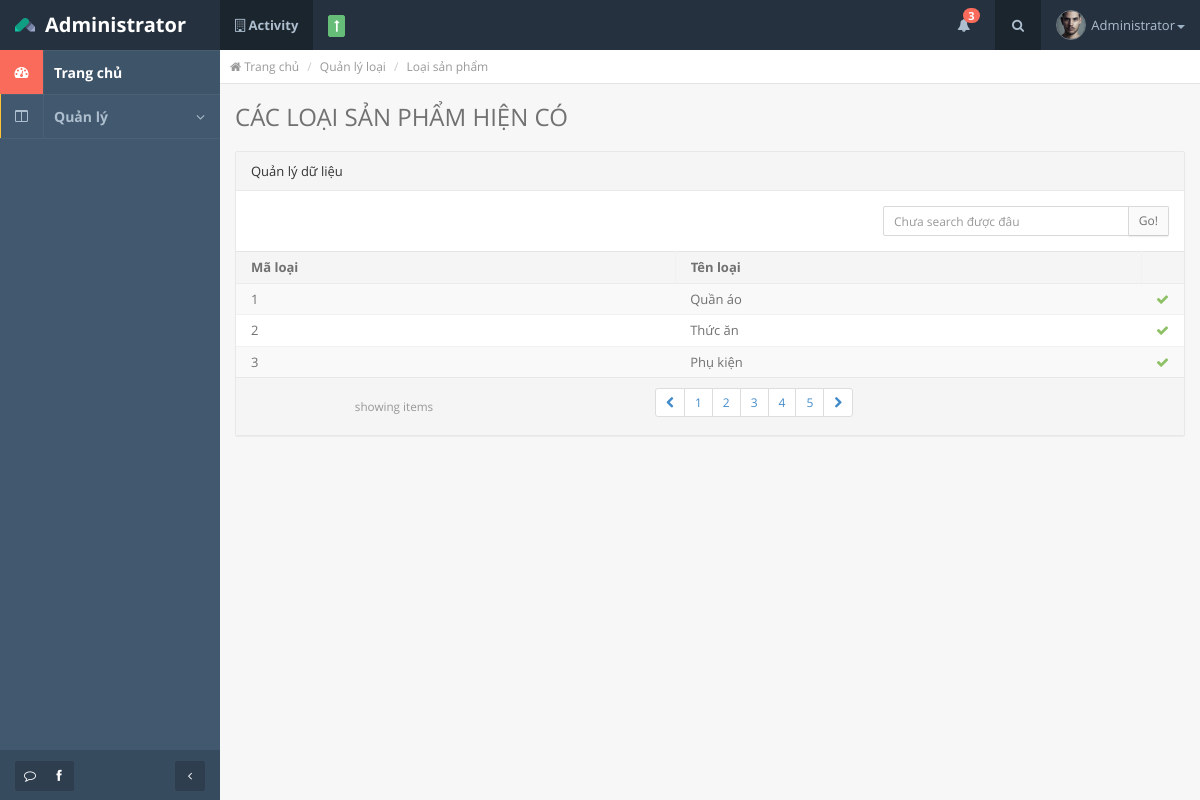
/doghome3/index.php/sanpham/xemloaisp, run on the app's committed database.
### tables this page shows
CREATE TABLE `category` (
  `CAT_ID` int(11) NOT NULL,
  `CAT_NAME` varchar(100) DEFAULT NULL,
  `CAT_AVA` text NOT NULL
);

### doghome3/application/controllers/sanpham.php (called while the page is built, shortened)
<?php
class Sanpham extends CI_Controller {
	public function xemloaisp()
	{
		$this->load->model('model_sanpham');
		$databill = $this->model_sanpham->getloai_sql();
		$databill = array('mangsp' => $databill);
		$this->load->view('loaisanpham',$databill);
	}
}

### doghome3/index.php (called while the page is built, shortened)
<?php
require_once BASEPATH.'core/CodeIgniter.php';

### doghome3/application/models/model_sanpham.php (called while the page is built, shortened)
<?php if ( ! defined('BASEPATH')) exit('No direct script access allowed');
class Model_sanpham extends CI_Model {
	public function getloai_sql()
	{
		$this->db->select('*');
		$data = $this->db->get('category');
		$data = $data->result_array();
		return $data;
	}
}

### doghome3/application/views/loaisanpham.php (the view, shortened to what this page needs)
<!DOCTYPE html>
<html lang="en" class="app">
<head>
  <link rel="stylesheet" href="<?= base_url() ?>css/bootstrap.css" type="text/css" />
  <link rel="stylesheet" href="<?= base_url() ?>css/animate.css" type="text/css" />
  <link rel="stylesheet" href="<?= base_url() ?>css/font-awesome.min.css" type="text/css" />
  <link rel="stylesheet" href="<?= base_url() ?>css/font.css" type="text/css" />
  <link rel="stylesheet" href="<?= base_url() ?>js/datatables/datatables.css" type="text/css"/>
  <link rel="stylesheet" href="<?= base_url() ?>css/app.css" type="text/css" />
</head>
<body>
  <section class="vbox">
    <?php
      include('include/header.php');
    ?>
    <section>
      <section class="hbox stretch">
        <?php
          include('include/siderbar.php');
        ?>
        <section id="content">
          <section class="vbox">
            <section class="scrollable padder">
              <ul class="breadcrumb no-border no-radius b-b b-light pull-in">
                <li><a href="<?= base_url() ?>"><i class="fa fa-home"></i> Trang chủ</a></li>
                <li><a href="#">Quản lý loại</a></li>
                <li class="active">Loại sản phẩm</li>
              </ul>
              <div class="m-b-md">
                <h3 class="m-b-none">CÁC LOẠI SẢN PHẨM HIỆN CÓ</h3>
              </div>
               <section class="panel panel-default">
                <header class="panel-heading">
                  Quản lý dữ liệu
                </header>
                <div class="row wrapper">
                  <div class="col-sm-8">
                  </div>
                  <div class="col-sm-4">
                    <div class="input-group">
                      <input type="text" class="input-sm form-control" placeholder="Chưa search được đâu">
                      <span class="input-group-btn">
                        <button class="btn btn-sm btn-default" type="button">Go!</button>
                      </span>
                    </div>
                  </div>
                </div>
                <div class="table-responsive">
                  <table class="table table-striped b-t b-light">
                    <thead>
                      <tr>
                        <th>Mã loại</th>
                        <th>Tên loại</th>
                        <th width="30"></th>
                      </tr>
                    </thead>
                    <tbody>
                      <?php foreach ($mangsp as $data): ?>
                      <tr>
                        <td><?= $data['CAT_ID'] ?></td>
                        <td><?= $data['CAT_NAME'] ?></td>
                        <td>
                          <a href="#" class="active" data-toggle="class"><i class="fa fa-times text-danger text"></i><i class="fa fa-check text-success text-active"></i></a>
                        </td>
                        <?php endforeach ?>
                    </tbody>
                  </table>
                </div>
                <footer class="panel-footer">
                  <div class="row">
                    <div class="col-sm-4 text-center">
                      <small class="text-muted inline m-t-sm m-b-sm">showing items</small>
                    </div>
                    <div class="col-sm-4 text-right text-center-xs">
                      <ul class="pagination pagination-sm m-t-none m-b-none">
                        <li><a href="#"><i class="fa fa-chevron-left"></i></a></li>
                        <li><a href="#">1</a></li>
                        <li><a href="#">2</a></li>
                        <li><a href="#">3</a></li>
                        <li><a href="#">4</a></li>
                        <li><a href="#">5</a></li>
                        <li><a href="#"><i class="fa fa-chevron-right"></i></a></li>
                      </ul>
                    </div>
                  </div>
                </footer>
              </section>
            </section>
          </section>
        </section>
      </section>
    </section>
  </section>
</body>
</html>

### doghome3/css/app.css (style rules this page uses)
html { background-color: #f7f7f7; overflow-x: hidden; }
body { font-family: "Open Sans", "Helvetica Neue", Helvetica, Arial, sans-serif; font-size: 13px; color: #717171; background-color: transparent; -webkit-font-smoothing: antialiased; }
a { color: #2e3e4e; text-decoration: none; }
.text-success { color: #8ec165; }
.text-muted { color: #979797; }
small { font-size: 90%; }
.breadcrumb { background-color: #fff; border: 1px solid #e8e8e8; padding-left: 10px; font-size: 12px; margin-bottom: 10px; }
.breadcrumb a { color: #999; }
.form-control { border-color: #d9d9d9; border-radius: 2px; }
.form-control, .form-control:focus { -webkit-box-shadow: none; box-shadow: none; }
.panel { border-radius: 2px; }
.panel.panel-default { border-color: #e8e8e8; }
.panel.panel-default > .panel-heading, .panel.panel-default > .panel-footer { border-color: #e8e8e8; }
.panel .table td, .panel .table th { padding: 6px 15px; border-top: 1px solid #f1f1f1; }
.panel .table thead > tr > th { border-bottom: 1px solid #ebebeb; }
.panel .table-striped > tbody > tr:nth-child(odd) > td, .panel .table-striped > tbody > tr:nth-child(odd) > th { background-color: #f9f9f9; }
.panel .table-striped > thead th { background: #f5f5f5; border-right: 1px solid #f1f1f1; }
.panel .table-striped > thead th:last-child { border-right: none; }
.panel-heading { border-radius: 2px 2px 0 0; }
.panel-footer { border-radius: 0 0 2px 2px; }
@media (min-width: 768px) { .app, .app body { width: 100%; height: 100%; overflow: hidden; } }
@media (min-width: 768px) { .app .hbox.stretch { height: 100%; } }
@media (min-width: 768px) { .app .vbox > section, .app .vbox > footer { position: absolute; } }
@media (min-width: 768px) { .hbox { display: table; table-layout: fixed; border-spacing: 0; width: 100%; } }
@media (min-width: 768px) { .hbox > aside, .hbox > section { display: table-cell; vertical-align: top; height: 100%; padding: 0; float: none; } }
@media (min-width: 768px) { .vbox { display: table; border-spacing: 0; position: relative; height: 100%; width: 100%; } }
@media (min-width: 768px) { .vbox > section, .vbox > footer { top: 0; bottom: 0; width: 100%; } }
@media (min-width: 768px) { .vbox > header ~ section { top: 50px; } }
@media (min-width: 768px) { .scrollable { -webkit-overflow-scrolling: touch; } }
.hbox > aside, .hbox > section { padding: 0 !important; }
.scrollable { overflow-x: hidden; overflow-y: auto; }
.btn-default { color: #717171 !important; background-color: #fafafa; border-color: #dadada; border-bottom-color: #ccc; -webkit-box-shadow: 0 1px 1px rgba(90,90,90,0.1); box-shadow: 0 1px 1px rgba(90,90,90,0.1); }
.btn { font-weight: 500; border-radius: 2px; }
.text-active, .active > .text { display: none !important; }
.active > .text-active { display: inline-block !important; }
.no-border, .no-borders { border-color: transparent; border-width: 0; }
.no-radius { border-radius: 0; }
.inline { display: inline-block !important; }
.wrapper { padding: 15px; }
.padder { padding-left: 15px; padding-right: 15px; }
.pull-in { margin-left: -15px; margin-right: -15px; }
.b-t { border-top: 1px solid #cfcfcf; }
.b-b { border-bottom: 1px solid #cfcfcf; }
.b-light { border-color: #e4e4e4; }
.m-t-none { margin-top: 0; }
.m-t-sm { margin-top: 10px; }
.m-b-none { margin-bottom: 0; }
.m-b-sm { margin-bottom: 10px; }
.m-b-md { margin-bottom: 20px; }

### data on the page
category: CAT_ID "1", CAT_NAME "Quần áo"
category: CAT_ID "2", CAT_NAME "Thức ăn"
category: CAT_ID "3", CAT_NAME "Phụ kiện"
